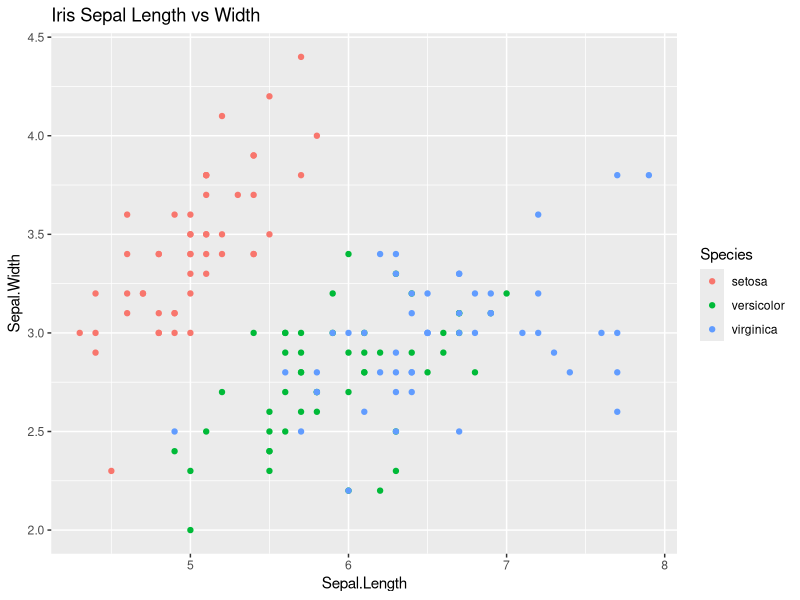
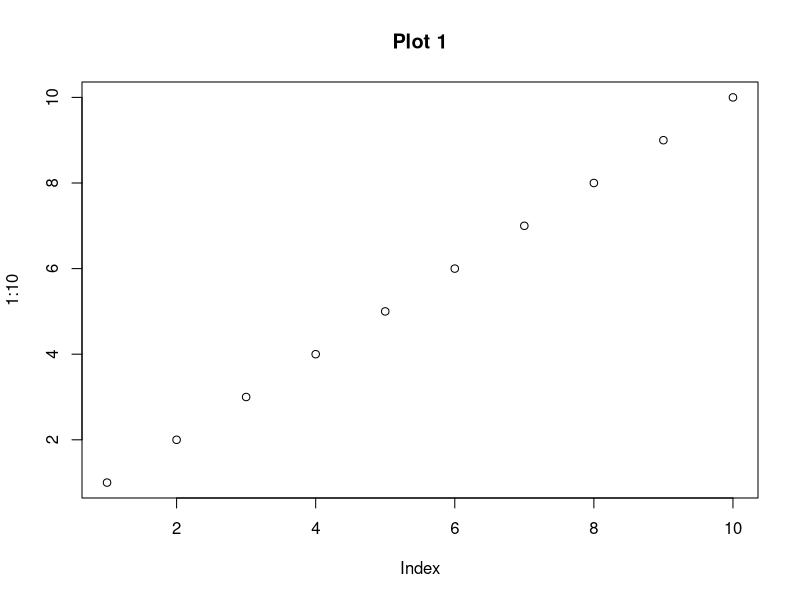
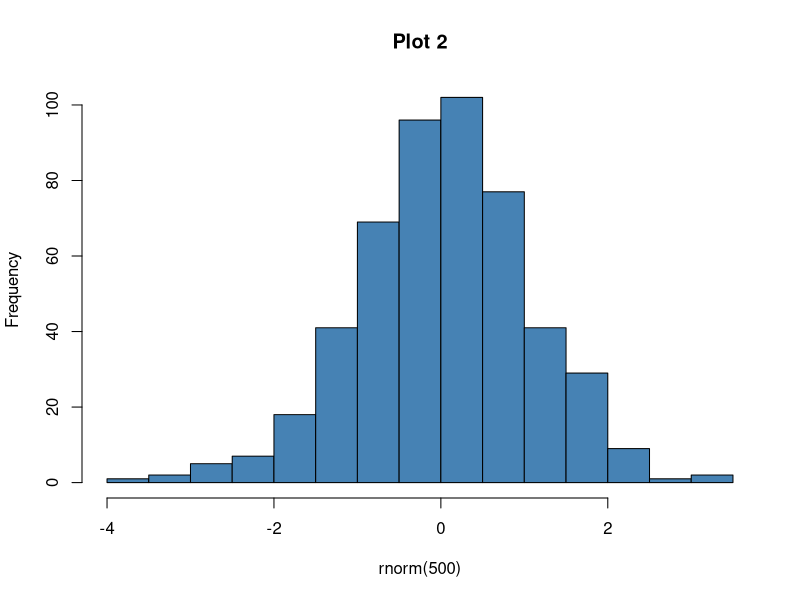

Write the R code that produced these figures, in order.
## ---- chunk 1
#| echo: false
#| include: false
library(knitr)
library(ggplot2)
## ---- chunk 2
#| echo: true
x <- 1:10
y <- x^2
print(y)
## ---- chunk 3
#| echo: false
#| fig-cap: "**Fig. 1** Iris sepal dimensions by species"
ggplot(iris, aes(x = Sepal.Length, y = Sepal.Width, color = Species)) +
  geom_point() +
  labs(title = "Iris Sepal Length vs Width")
## ---- chunk 4
#| layout-ncol: 2
#| echo: false
plot(1:10, main = "Plot 1")
hist(rnorm(500), main = "Plot 2", col = "steelblue")
## ---- chunk 5
#| echo: true
iris[1:3, ]
## ---- chunk 6
#| echo: true
knitr::kable(iris[1:3, ], caption = "Table 1: First rows of the iris dataset")
## ---- chunk 7
#| echo: true
df <- data.frame(
  Value = c(1234.5, 98765.4, 1234567.9),
  Rate  = c(0.123,  0.988,   0.543)
)
knitr::kable(df, digits = 2,
             format.args = list(big.mark = ","),
             caption = "Formatted numeric columns")
